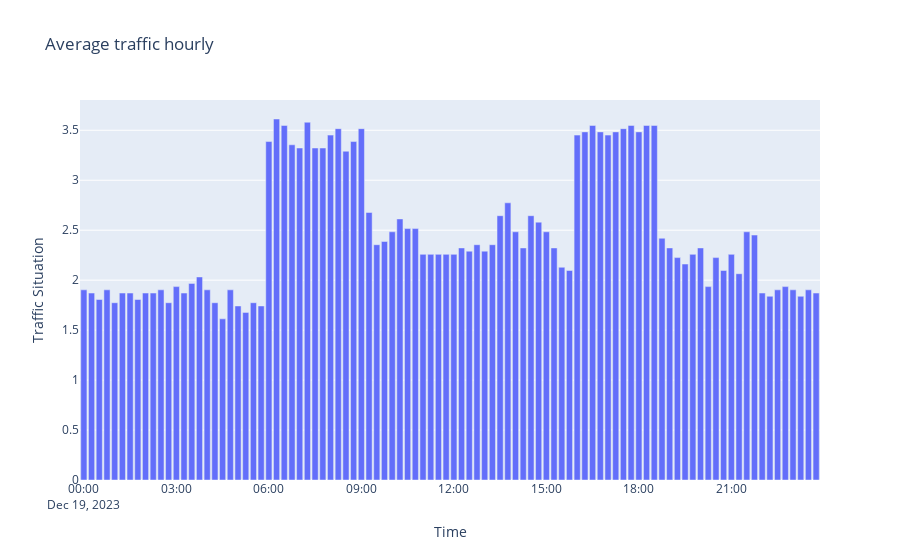

The cell this chart's notebook holds for it:
### Markdown cell above
#### Average traffic by hour

### Code cell
hourly_df = df.copy()
hourly_df['Traffic Situation'] = hourly_df['Traffic Situation'].map(traffic_conversion_v2)
hourly_df['Time'] = pd.to_datetime(hourly_df['Time'])
hourly_df = hourly_df.groupby('Time')['Traffic Situation'].mean().reset_index()
fig = px.bar(hourly_df, x='Time', y='Traffic Situation', title='Average traffic hourly')
fig.show()
